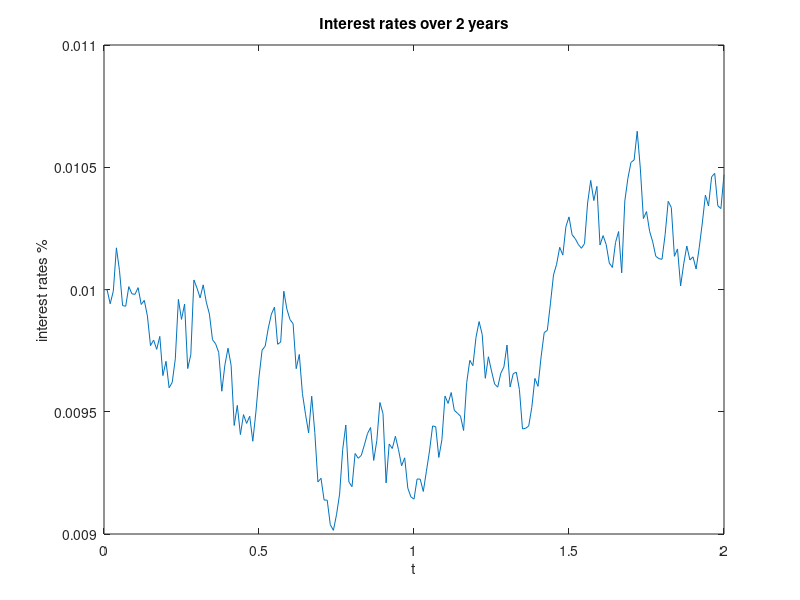

Recreate this plot in MATLAB.
S = 0.01; mu = 0.01; sigma = 0.3; L = 2* 1e2; T = 2; dt = T/L; M = 10;

tvals = [0:dt:T];
Svals = S*cumprod(exp((mu-0.5*sigma^2)*dt + sigma*sqrt(dt)*randn(M,L)),2);
Svals = [S*ones(M,1) Svals];  % add initial asset price

values = mean(Svals);

[~,cols] = size(Svals);

gaussian = [];
for i=1:cols

   temp = max(0,values(i));
   gaussian = [gaussian temp];
    
end
rates = mean(Svals);
plot(tvals,gaussian)
title('Interest rates over 2 years')
xlabel('t'), ylabel('interest rates %')